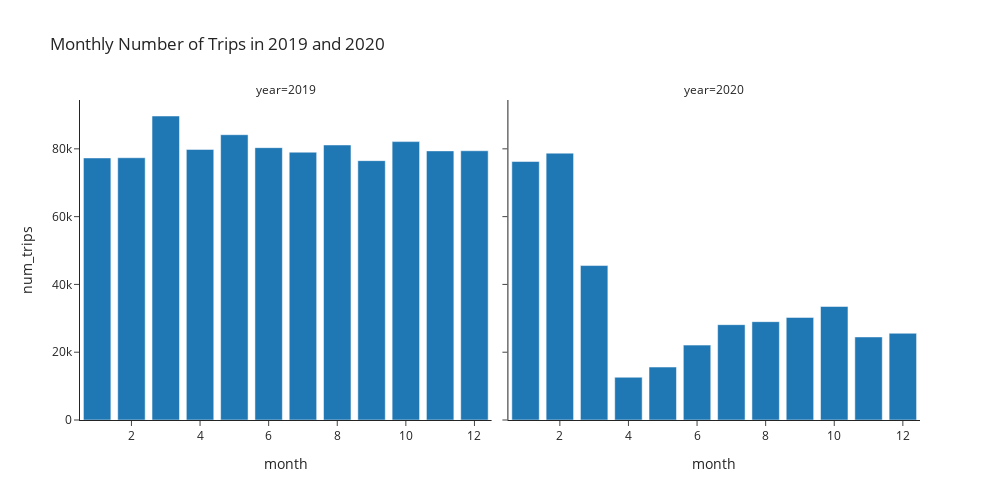

Source (notebook cell):
### Markdown cell above
---

### 🎯 3.3: Monthly number of trips in 2019 and 2020 (facet grid bar chart)

Create two bar charts side-by-side within a same figure showing the number of monthly trips for 2019 and 2020.

### Code cell
fig = px.bar(
    df_monthly,
    title="Monthly Number of Trips in 2019 and 2020",
    x="month",
    y="num_trips",
    facet_col="year",
    width=1000,
    height=500,
    template="simple_white",
)
fig.show()

### Figure 1 — Plotly figure (JSON) as saved in the notebook; plotly's stock layout.template omitted (floating-point values rounded to 4 significant figures)
{"data": [{"hovertemplate": "year=2019<br>month=%{x}<br>num_trips=%{y}<extra></extra>", "legendgroup": "", "marker": {"color": "#1F77B4", "pattern": {"shape": ""}}, "name": "", "orientation": "v", "showlegend": false, "textposition": "auto", "type": "bar", "x": [1, 2, 3, 4, 5, 6, 7, 8, 9, 10, 11, 12], "xaxis": "x", "y": [77313, 77374, 89688, 79829, 84168, 80349, 79007, 81141, 76516, 82129, 79395, 79437], "yaxis": "y"}, {"hovertemplate": "year=2020<br>month=%{x}<br>num_trips=%{y}<extra></extra>", "legendgroup": "", "marker": {"color": "#1F77B4", "pattern": {"shape": ""}}, "name": "", "orientation": "v", "showlegend": false, "textposition": "auto", "type": "bar", "x": [1, 2, 3, 4, 5, 6, 7, 8, 9, 10, 11, 12], "xaxis": "x2", "y": [76255, 78726, 45565, 12612, 15618, 22092, 28129, 29010, 30265, 33488, 24501, 25586], "yaxis": "y2"}], "layout": {"annotations": [{"font": {}, "showarrow": false, "text": "year=2019", "x": 0.245, "xanchor": "center", "xref": "paper", "y": 1, "yanchor": "bottom", "yref": "paper"}, {"font": {}, "showarrow": false, "text": "year=2020", "x": 0.755, "xanchor": "center", "xref": "paper", "y": 1, "yanchor": "bottom", "yref": "paper"}], "barmode": "relative", "height": 500, "legend": {"tracegroupgap": 0}, "title": {"text": "Monthly Number of Trips in 2019 and 2020"}, "width": 1000, "xaxis": {"anchor": "y", "domain": [0, 0.49], "title": {"text": "month"}}, "xaxis2": {"anchor": "y2", "domain": [0.51, 1], "matches": "x", "title": {"text": "month"}}, "yaxis": {"anchor": "x", "domain": [0, 1], "title": {"text": "num_trips"}}, "yaxis2": {"anchor": "x2", "domain": [0, 1], "matches": "y", "showticklabels": false}}}
